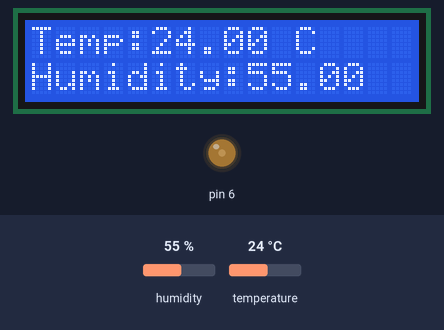
A sketch run on a simulated Arduino Uno, built with avr-gcc and run on an emulated ATmega328P. Parts: 16×2 character LCD, output pins drawn as LEDs (lit = HIGH). Inputs (shaded band) come from the test bench; at power-on: humidity 55 %, temperature 24 °C.

Above: at 1.2 s.
1.3 s: humidity set to 22 %
At 3.7 s:
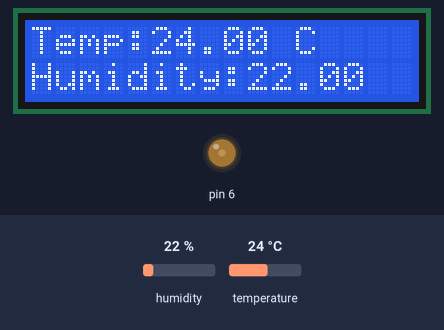
4.1 s: temperature set to 12 °C
At 5.5 s:
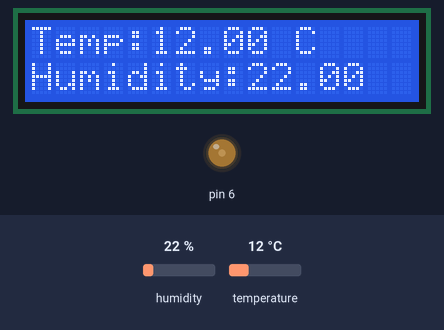
6.9 s: humidity set to 40 %
At 9.2 s:
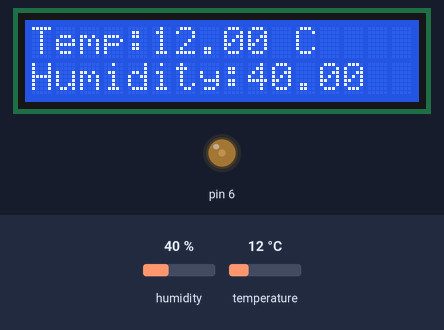
10.2 s: temperature set to 19 °C
At 12.2 s:
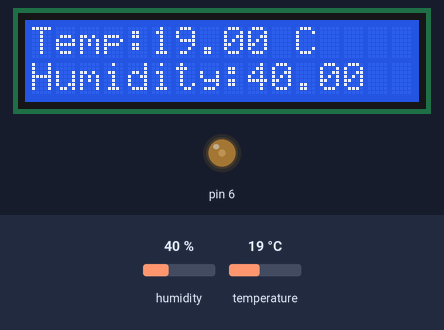
Timing chart, 0 to 13.7 s (numbered marks = the images above; inputs shaded):
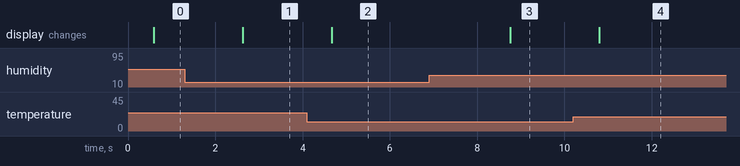

The sketch:

lcd2.ino
```cpp
#include <LiquidCrystal.h>
#include <DHT.h>

#define DHTTYPE DHT11
const int DHTPIN  = 8;

int Contrast = 60; // setup the brighness

// LiquidCrystal lcd(RS, E, D4, D5, D6, D7);
LiquidCrystal lcd(12, 11, 5, 4, 3, 2);

DHT dht(DHTPIN, DHTTYPE);

void setup()
{

  analogWrite(6, Contrast);
  lcd.begin(16, 2);
  dht.begin();

}
void loop()
{

   delay(500);

   float h = dht.readHumidity();
   float t = dht.readTemperature();

   lcd.setCursor(0, 0);
   lcd.print("Temp:");
   lcd.print(t);
   lcd.print(" C");

   lcd.setCursor(0, 1);
   lcd.print("Humidity:");
   lcd.print(h);
}
```

Measured:
- after the input at 1.3 s, the display: changes after 1.3 s (image 1)
- after the input at 4.1 s, the display: changes after 0.57 s (image 2)
- after the input at 6.9 s, the display: changes after 1.9 s (image 3)
- after the input at 10.2 s, the display: changes after 0.59 s (image 4)
